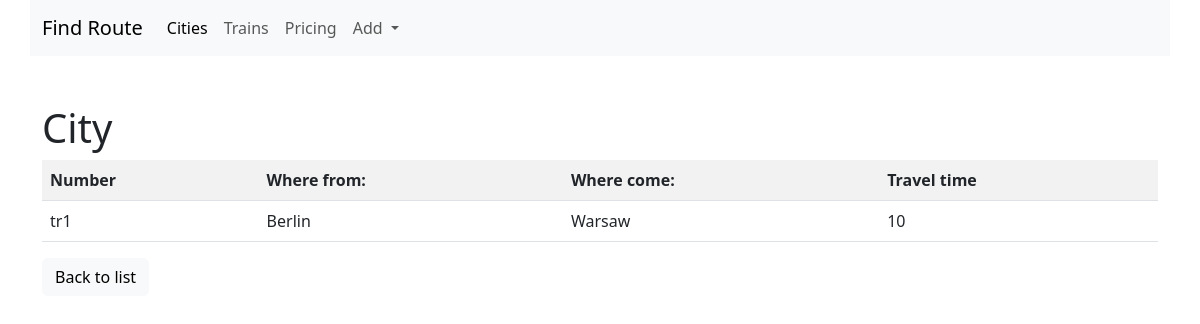
Page /trains/detail/1/ on the earlier database version.
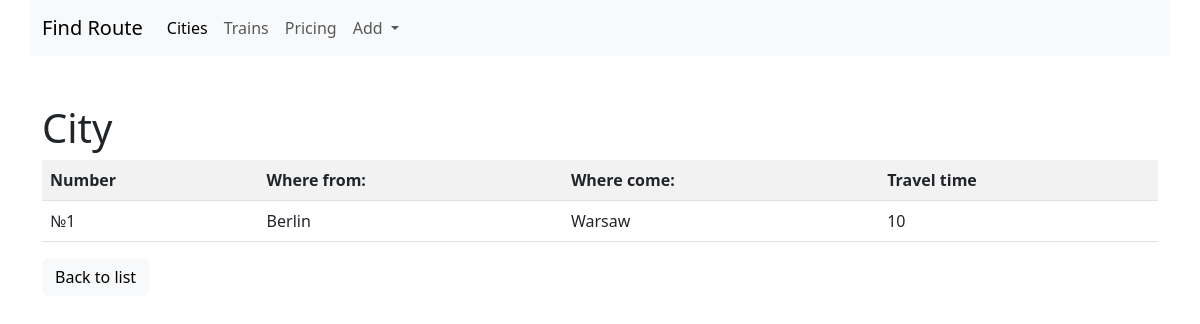
Same page on the later database version.
### trains/models.py (models this page shows, shortened)
class Train(models.Model):
    name = models.CharField(max_length=50, unique=True,
                            verbose_name='Train number')
    travel_time = models.PositiveSmallIntegerField(verbose_name='Travel time')
    from_city = models.ForeignKey(City, on_delete=models.CASCADE,
                                  related_name='from_city_set',
                                  verbose_name='From what city?')
    to_city = models.ForeignKey('cities.City', on_delete=models.CASCADE,
                                related_name='to_city_set',
                                verbose_name='Which city?')

### cities/models.py (models this page shows, shortened)
class City(models.Model):
    name = models.CharField(max_length=100, unique=True)
    def __str__(self):
        return self.name
    class Meta:
        verbose_name = 'City'
        verbose_name_plural = 'Cities'
        ordering = ['name']

### trains/views.py (the view)
# urls.py: path('detail/<int:pk>/', TrainDetailView.as_view(), name='detail'),
class TrainDetailView(DetailView):
    queryset = Train.objects.all()
    template_name = 'trains/detail.html'

### trains/templates/trains/detail.html (shortened to what this page needs)
{% extends 'base.html' %}
{% block content %}
<h1>City</h1>
<div class="row">
  <div class="col-md">
      <table class="table table-striped">
          <tr>
              <th>Number</th>
              <th>Where from:</th>
              <th>Where come:</th>
              <th>Travel time</th>
          </tr>
          <tr>
              <td>{{object.name}}</td>
              <td>{{object.from_city}}</td>
              <td>{{object.to_city}}</td>
              <td>{{object.travel_time}}</td>
          </tr>
      </table>
  </div>
</div>
<div class="row">
    <div class="col-md-4">
        <a href="{% url 'trains:home' %}">
            <button type="button" class="btn btn-light">Back to list</button>
        </a>
    </div>
</div>
{% endblock %}

Differences in the rows shown:
changed Train "Berlin": name "tr1" → "№1"
